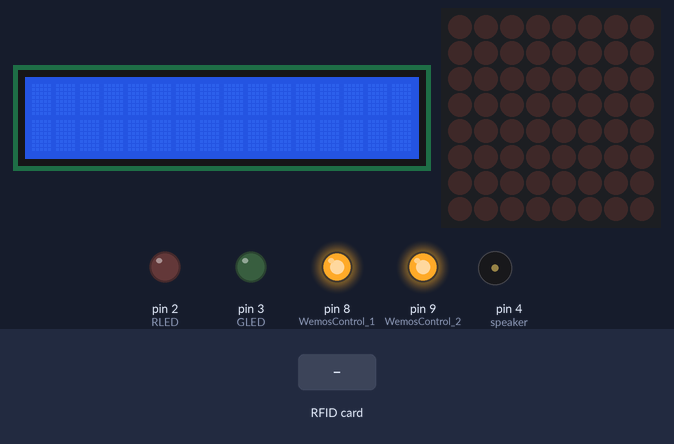
A sketch run on a simulated Arduino Uno, built with avr-gcc and run on an emulated ATmega328P. On the bench: 16×2 character LCD, 8×8 LED matrix, output pins drawn as LEDs (lit = HIGH), buzzer (waves = sounding). The inputs (shaded band) are chosen by the test bench. Pins used as bus, display or sensor lines are not drawn; what the sketch prints to the serial monitor is not drawn.

Above: at 1.3 s.
1.4 s: RFID card 8E 50 7D 89 held to the reader
At 1.8 s:
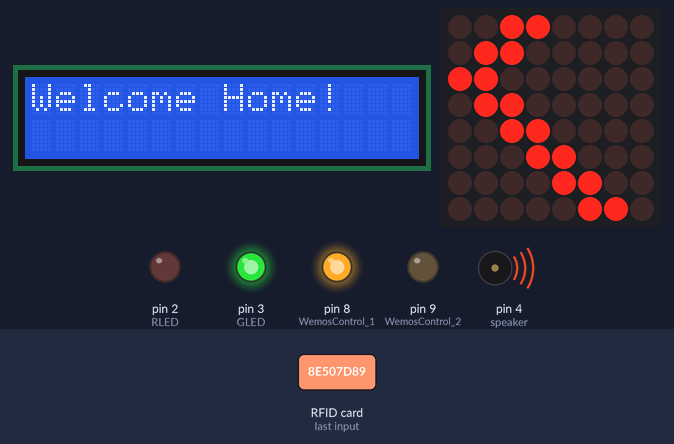
At 3.0 s:
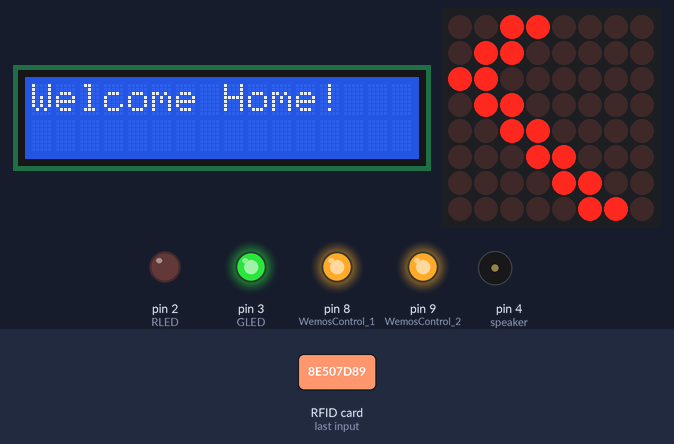
4.4 s: RFID card 5E 7A 19 C4 held to the reader
At 5.8 s:
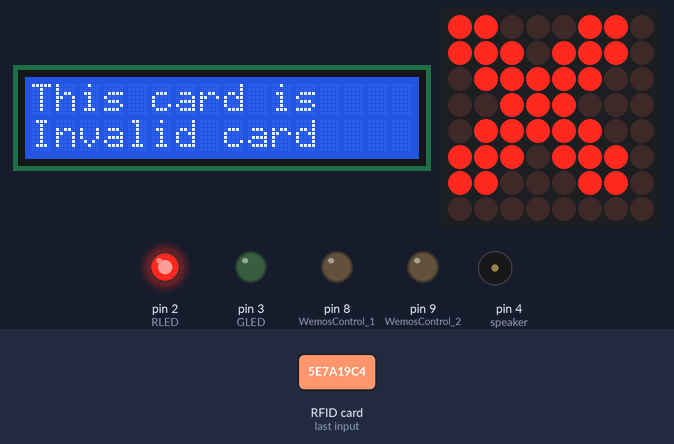
Timing chart, 0 to 7.4 s (numbered marks = the images above; inputs shaded):
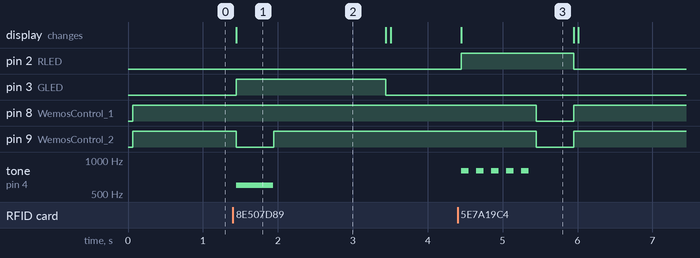

Measured:
- after the input at 1.4 s, pin 3 (GLED): LOW → HIGH at once, → LOW 2.0 s later; pin 9 (WemosControl_2): HIGH → LOW at once, → HIGH 0.50 s later; tone on pin 4 (speaker): silent → 600 Hz at once, → silent 0.50 s later; the display: changes at once (image 1)
- after the input at 4.4 s, pin 2 (RLED): LOW → HIGH after 0.05 s, → LOW 1.5 s later; pin 8 (WemosControl_1): HIGH → LOW after 1.0 s, → HIGH 0.50 s later
- what the display in image 1 shows lasts 2.0 s, from 1.4 s to 3.4 s

The sketch:

sketch_dec21a.ino
```cpp
#include <SPI.h>
#include <MFRC522.h>
#include <Wire.h>
#include <LiquidCrystal_I2C.h>
#include "LedControl.h"
#define speaker 4
#define GLED 3
#define RLED 2
#define WemosControl_1 8
#define WemosControl_2 9
const byte InvalidValue = 100;
const byte ValidValue = 200;
const byte idleValue = 255;
LiquidCrystal_I2C lcd(0x27,16,2);
const byte RESET_PIN = A1;
const byte CS_PIN = 10;
MFRC522 mfrc522(CS_PIN,RESET_PIN);
LedControl lc=LedControl(5,7,6,1); // DIN CLK  CS
const byte Matrix[2][8] = {{0x30,0x60,0xC0,0x60,0x30,0x18,0x0C,0x06},
                           {0xC6,0xEE,0x7C,0x38,0x7C,0xEE,0xC6,0x00}};
const byte leetcode[4] = {0x8E,0x50,0x7D,0x89};

void setup() {
  // put your setup code here, to run once:
  lcd.init();
  lcd.backlight();
  pinMode(GLED,OUTPUT);
  pinMode(RLED,OUTPUT);
  digitalWrite(GLED,LOW);
  digitalWrite(RLED,LOW);

  pinMode(WemosControl_1,OUTPUT);
  pinMode(WemosControl_2,OUTPUT);
  digitalWrite(WemosControl_1,HIGH);
  digitalWrite(WemosControl_2,HIGH);

  Serial.begin(9600);
  SPI.begin();
  mfrc522.PCD_Init();

  lc.shutdown(0,false);
  /* Set the brightness to a medium values */
  lc.setIntensity(0,8);
  /* and clear the display */
  lc.clearDisplay(0);
}

void loop() {
  // put your main code here, to run repeatedly:
  if(mfrc522.PICC_IsNewCardPresent() && mfrc522.PICC_ReadCardSerial()){
    byte *id = mfrc522.uid.uidByte;
    byte idSize = mfrc522.uid.size;
    byte sak = mfrc522.uid.sak;

    Serial.print("PICC Type: ");
    MFRC522::PICC_Type type = mfrc522.PICC_GetType(sak);
    Serial.println(mfrc522.PICC_GetTypeName(type));
    Serial.print("UID : ");
    int con = 1;
    for(byte i = 0;i < idSize;i++){
      Serial.print(id[i],HEX);
      Serial.print(" ");
      if(id[i] != leetcode[i]) con = 0;
    }
    Serial.println("");
    if(con){
      Serial.println("This Card is valid, Welcome");
      lcd.setCursor(0,0);
      lcd.print("Welcome Home!");
      digitalWrite(GLED,HIGH);
      tone(speaker,600,500);
      for(int i = 0;i < 8;i++){
        lc.setRow(0,i,Matrix[0][i]);
      }
      digitalWrite(WemosControl_1,HIGH);
      digitalWrite(WemosControl_2,LOW);
      delay(500);
      digitalWrite(WemosControl_1,HIGH);
      digitalWrite(WemosControl_2,HIGH);
      delay(1500);
      noTone(speaker);
      digitalWrite(GLED,LOW);
      lc.clearDisplay(0);
      lcd.init();
      lcd.backlight();
    }
    else{
      Serial.println("This Card is invalid,Try again");
      lcd.setCursor(0,0);
      lcd.print("This card is");
      lcd.setCursor(0,1);
      lcd.print("Invalid card");
      digitalWrite(RLED,HIGH);
      for(int i = 0;i < 8;i++){
        lc.setRow(0,i,Matrix[1][i]);
      }
      for(int i = 0;i < 5;i++){ //1s
        tone(speaker,800);
        delay(100);
        noTone(speaker);
        delay(100);
      }
      digitalWrite(WemosControl_1,LOW);
      digitalWrite(WemosControl_2,LOW);
      delay(500);
      digitalWrite(WemosControl_1,HIGH);
      digitalWrite(WemosControl_2,HIGH);
      digitalWrite(RLED,LOW);
      lc.clearDisplay(0);
      lcd.init();
      lcd.backlight();
    }

     mfrc522.PICC_HaltA();
  }


}


//0x30,0x18,0x0C,0xFE,0xFE,0x0C,0x18,0x30, 通過
//0xC6,0xEE,0x7C,0x38,0x7C,0xEE,0xC6,0x00, 未通過
```
